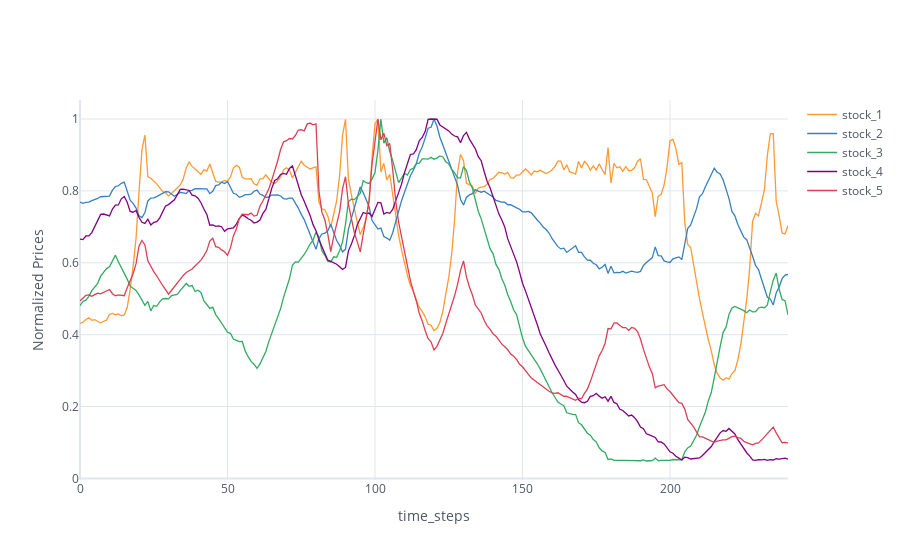

This figure's notebook cell:
### Code cell
cf.go_offline()
cf.set_config_file(world_readable=True, theme="white")

buffer = SimulatedStockBuffer.objects.select_related("stock").order_by("captured_at").all()

price_variations = {}
for snapshot in buffer:
    if snapshot.stock.name not in price_variations:
        price_variations[snapshot.stock.name] = []
    price_variations[snapshot.stock.name].append(snapshot.price_snapshot)

# print(price_variations)
for stck_name in price_variations:
    price_snaps = price_variations[stck_name]
    price_array = np.array(price_snaps)
    max_price = max(price_array)
    normalized_snaps = price_array/max_price
    price_variations[stck_name] = normalized_snaps

    

stock_names = list(price_variations.keys())


# print(price_variations)
df_regret_comparisons = pd.DataFrame(price_variations)
df_regret_comparisons.iplot(
    xTitle='time_steps',
    yTitle='Normalized Prices'
)

### Figure 1 — Plotly figure (JSON) as saved in the notebook; plotly's stock layout.template omitted (floating-point values rounded to 4 significant figures; data arrays with more than 128 entries replaced by an {"elided": "..."} marker saying what was removed)
{"data": [{"line": {"color": "rgba(255, 153, 51, 1.0)", "dash": "solid", "shape": "linear", "width": 1.3}, "mode": "lines", "name": "stock_1", "text": "", "type": "scatter", "x": {"elided": "241 int values"}, "y": {"elided": "241 float values"}}, {"line": {"color": "rgba(55, 128, 191, 1.0)", "dash": "solid", "shape": "linear", "width": 1.3}, "mode": "lines", "name": "stock_2", "text": "", "type": "scatter", "x": {"elided": "241 int values"}, "y": {"elided": "241 float values"}}, {"line": {"color": "rgba(50, 171, 96, 1.0)", "dash": "solid", "shape": "linear", "width": 1.3}, "mode": "lines", "name": "stock_3", "text": "", "type": "scatter", "x": {"elided": "241 int values"}, "y": {"elided": "241 float values"}}, {"line": {"color": "rgba(128, 0, 128, 1.0)", "dash": "solid", "shape": "linear", "width": 1.3}, "mode": "lines", "name": "stock_4", "text": "", "type": "scatter", "x": {"elided": "241 int values"}, "y": {"elided": "241 float values"}}, {"line": {"color": "rgba(219, 64, 82, 1.0)", "dash": "solid", "shape": "linear", "width": 1.3}, "mode": "lines", "name": "stock_5", "text": "", "type": "scatter", "x": {"elided": "241 int values"}, "y": {"elided": "241 float values"}}], "layout": {"legend": {"bgcolor": "#FFFFFF", "font": {"color": "#4D5663"}}, "paper_bgcolor": "#FFFFFF", "plot_bgcolor": "#FFFFFF", "title": {"font": {"color": "#4D5663"}}, "xaxis": {"gridcolor": "#E1E5ED", "showgrid": true, "tickfont": {"color": "#4D5663"}, "title": {"font": {"color": "#4D5663"}, "text": "time_steps"}, "zerolinecolor": "#E1E5ED"}, "yaxis": {"gridcolor": "#E1E5ED", "showgrid": true, "tickfont": {"color": "#4D5663"}, "title": {"font": {"color": "#4D5663"}, "text": "Normalized Prices"}, "zerolinecolor": "#E1E5ED"}}}
